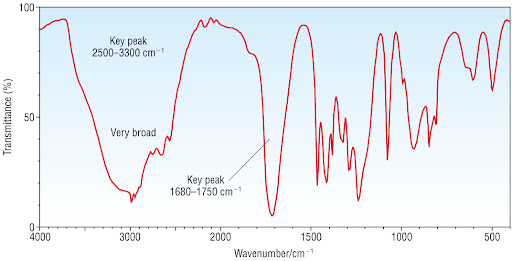
#> input picture IR-Spectroscopy-Py-Reader/spectrum.jpg, 512 x 261 px
$ python spectrum_reading.py
#> lines starting #> are read from the running program, lines starting #| are printed output that depends on the picture
import cv2
import numpy as np
from scipy.signal import find_peaks

# Wavenumber reference points (calibration points)
REFERENCE_WAVENUMBERS = [4000, 3000, 2000, 1500, 1000, 600]
selected_pixels = []  # Stores user-selected calibration pixel positions

# Global list to store peak information: (pixel position, wavenumber, [functional group possibilities])
peaks_info = []

# Load the IR spectrum image
image = cv2.imread("spectrum.jpg", cv2.IMREAD_GRAYSCALE)  # Update with your image path
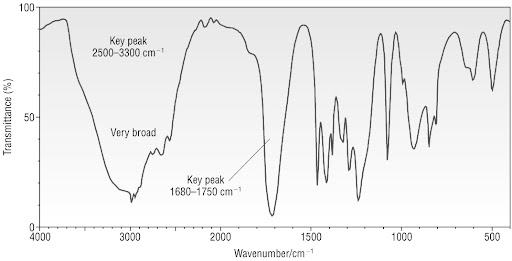
#> image: shape (261, 512); min 0, max 255, mean 238.8
clone = image.copy()

# Functional group identification ranges (each tuple: (upper_bound, lower_bound, description))
FUNCTIONAL_GROUPS = [
    (3700, 3584, "O-H stretching (Alcohol, Free)"),
    (3550, 3200, "O-H stretching (Alcohol, Intermolecular Bonded)"),
    (3500, 3400, "N-H stretching (Primary Amine)"),
    (3400, 3300, "N-H stretching (Aliphatic Primary Amine)"),
    (3350, 3310, "N-H stretching (Secondary Amine)"),
    (3300, 2500, "O-H stretching (Carboxylic Acid, Centered on 3000 cm⁻¹)"),
    (3200, 2700, "O-H stretching (Alcohol, Intramolecular Bonded)"),
    (3000, 2800, "N-H stretching (Amine Salt)"),
    (3100, 3000, "C-H stretching (Alkene)"),
    (3000, 2840, "C-H stretching (Alkane)"),
    (2830, 2695, "C-H stretching (Aldehyde, Doublet)"),
    (2600, 2550, "S-H stretching (Thiol)"),
    (2349, 2349, "O=C=O stretching (Carbon Dioxide)"),
    (2275, 2250, "N=C=O stretching (Isocyanate)"),
    (2260, 2222, "CΞN stretching (Nitrile)"),
    (2260, 2190, "CΞC stretching (Alkyne, Disubstituted)"),
    (2175, 2140, "S-CΞN stretching (Thiocyanate)"),
    (2160, 2120, "N=N=N stretching (Azide)"),
    (2145, 2120, "N=C=N stretching (Carbodiimide)"),
    (2140, 2100, "CΞC stretching (Alkyne, Monosubstituted)"),
    (2000, 1650, "C-H bending (Aromatic Compound, Overtone)"),
    (1750, 1700, "C=O stretching (Carboxylic Acid, Dimer)"),
    (1690, 1640, "C=N stretching (Imine / Oxime)"),
    (1670, 1600, "C=C stretching (Alkene, Various)"),
    (1600, 1300, "C=C stretching (Aromatic)"),
    (1550, 1500, "N-O stretching (Nitro Compound)"),
    (1465, 1375, "C-H bending (Alkane, Methyl / Methylene Group)"),
    (1400, 1000, "C-F stretching (Fluoro Compound)"),
    (1250, 1020, "C-N stretching (Amines)"),
    (1050, 1040, "CO-O-CO stretching (Anhydride)"),
    (1000, 650, "C-H bending (Aromatic, Various)"),
    (900, 700, "C-H bending (Benzene Derivatives)"),
]

# Function to adjust wavenumber calibration using peak distances
# [61 lines left out: functions adjust_wavenumber_mapping, select_wavenumber, identify_peak_on_click, final_results, not called in this run]

# Step 3: Start interactive calibration
print("Step 1: Click on 4000, 3000, 2000, 1500, 1000, and 600 cm⁻¹ in order.")
cv2.namedWindow("IR Spectrum")
cv2.setMouseCallback("IR Spectrum", select_wavenumber)

while len(selected_pixels) < len(REFERENCE_WAVENUMBERS):
    cv2.imshow("IR Spectrum", image)
    key = cv2.waitKey(1) & 0xFF
#> (key Esc is pressed here)
    if key == 27:  # Press 'ESC' to exit
        cv2.destroyAllWindows()
        exit()
#> (the program exits here)
